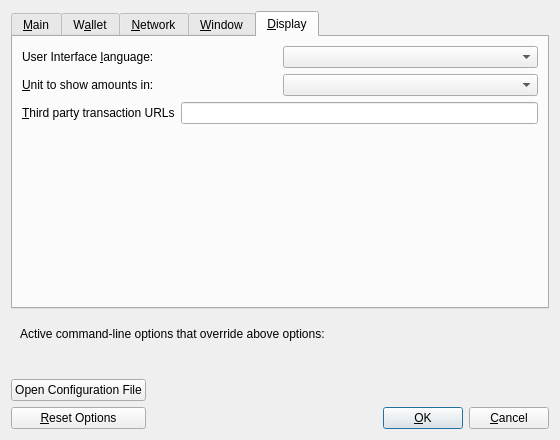
<?xml version="1.0" encoding="UTF-8"?>
<ui version="4.0">
 <class>OptionsDialog</class>
 <widget class="QDialog" name="OptionsDialog">
  <property name="geometry">
   <rect>
    <x>0</x>
    <y>0</y>
    <width>560</width>
    <height>440</height>
   </rect>
  </property>
  <property name="windowTitle">
   <string>Options</string>
  </property>
  <property name="modal">
   <bool>true</bool>
  </property>
  <layout class="QVBoxLayout" name="verticalLayout">
   <item>
    <widget class="QTabWidget" name="tabWidget">
     <property name="currentIndex">
      <number>4</number>
     </property>
     <widget class="QWidget" name="tabMain">
      <attribute name="title">
       <string>&amp;Main</string>
      </attribute>
      <layout class="QVBoxLayout" name="verticalLayout_Main">
       <item>
        <widget class="QCheckBox" name="suqaAtStartup">
         <property name="toolTip">
          <string>Automatically start %1 after logging in to the system.</string>
         </property>
         <property name="text">
          <string>&amp;Start %1 on system login</string>
         </property>
        </widget>
       </item>
       <item>
        <spacer name="horizontalSpacer_0_Main">
         <property name="orientation">
          <enum>Qt::Horizontal</enum>
         </property>
         <property name="sizeHint" stdset="0">
          <size>
           <width>40</width>
           <height>5</height>
          </size>
         </property>
        </spacer>
       </item>
       <item>
        <layout class="QHBoxLayout" name="horizontalLayout_Main_Prune">
         <item>
          <widget class="QCheckBox" name="prune">
           <property name="toolTip">
            <string>Disables some advanced features but all blocks will still be fully validated. Reverting this setting requires re-downloading the entire blockchain. Actual disk usage may be somewhat higher.</string>
           </property>
           <property name="text">
            <string>Prune &amp;block storage to</string>
           </property>
          </widget>
         </item>
         <item>
          <widget class="QSpinBox" name="pruneSize"/>
         </item>
         <item>
          <widget class="QLabel" name="pruneSizeUnitLabel">
           <property name="text">
            <string>GB</string>
           </property>
           <property name="textFormat">
            <enum>Qt::PlainText</enum>
           </property>
          </widget>
         </item>
         <item>
          <spacer name="horizontalSpacer_Main_Prune">
           <property name="orientation">
            <enum>Qt::Horizontal</enum>
           </property>
           <property name="sizeHint" stdset="0">
            <size>
             <width>40</width>
             <height>20</height>
            </size>
           </property>
          </spacer>
         </item>
        </layout>
       </item>
       <item>
        <widget class="QLabel" name="pruneWarning">
         <property name="text">
          <string>Reverting this setting requires re-downloading the entire blockchain.</string>
         </property>
         <property name="textFormat">
          <enum>Qt::PlainText</enum>
         </property>
        </widget>
       </item>
       <item>
        <layout class="QHBoxLayout" name="horizontalLayout_2_Main">
         <item>
          <widget class="QLabel" name="databaseCacheLabel">
           <property name="text">
            <string>Size of &amp;database cache</string>
           </property>
           <property name="textFormat">
            <enum>Qt::PlainText</enum>
           </property>
           <property name="buddy">
            <cstring>databaseCache</cstring>
           </property>
          </widget>
         </item>
         <item>
          <widget class="QSpinBox" name="databaseCache"/>
         </item>
         <item>
          <widget class="QLabel" name="databaseCacheUnitLabel">
           <property name="text">
            <string>MB</string>
           </property>
           <property name="textFormat">
            <enum>Qt::PlainText</enum>
           </property>
          </widget>
         </item>
         <item>
          <spacer name="horizontalSpacer_2_Main">
           <property name="orientation">
            <enum>Qt::Horizontal</enum>
           </property>
           <property name="sizeHint" stdset="0">
            <size>
             <width>40</width>
             <height>20</height>
            </size>
           </property>
          </spacer>
         </item>
        </layout>
       </item>
       <item>
        <layout class="QHBoxLayout" name="horizontalLayout_Main_VerifyLabel">
         <item>
          <widget class="QLabel" name="threadsScriptVerifLabel">
           <property name="text">
            <string>Number of script &amp;verification threads</string>
           </property>
           <property name="textFormat">
            <enum>Qt::PlainText</enum>
           </property>
           <property name="buddy">
            <cstring>threadsScriptVerif</cstring>
           </property>
          </widget>
         </item>
         <item>
          <widget class="QSpinBox" name="threadsScriptVerif">
           <property name="toolTip">
            <string>(0 = auto, &lt;0 = leave that many cores free)</string>
           </property>
          </widget>
         </item>
         <item>
          <spacer name="horizontalSpacer_Main_Threads">
           <property name="orientation">
            <enum>Qt::Horizontal</enum>
           </property>
           <property name="sizeHint" stdset="0">
            <size>
             <width>40</width>
             <height>20</height>
            </size>
           </property>
          </spacer>
         </item>
        </layout>
       </item>
       <item>
        <spacer name="verticalSpacer_Main">
         <property name="orientation">
          <enum>Qt::Vertical</enum>
         </property>
         <property name="sizeHint" stdset="0">
          <size>
           <width>20</width>
           <height>40</height>
          </size>
         </property>
        </spacer>
       </item>
      </layout>
     </widget>
     <widget class="QWidget" name="tabWallet">
      <attribute name="title">
       <string>W&amp;allet</string>
      </attribute>
      <layout class="QVBoxLayout" name="verticalLayout_Wallet">
       <item>
        <widget class="QGroupBox" name="groupBox">
         <property name="title">
          <string>Expert</string>
         </property>
         <layout class="QVBoxLayout" name="verticalLayout_2">
          <item>
           <widget class="QCheckBox" name="coinControlFeatures">
            <property name="toolTip">
             <string>Whether to show coin control features or not.</string>
            </property>
            <property name="text">
             <string>Enable coin &amp;control features</string>
            </property>
           </widget>
          </item>
          <item>
           <widget class="QCheckBox" name="showMasternodesTab">
            <property name="toolTip">
             <string>Show additional tab listing all your masternodes in first sub-tab&lt;br/&gt;and all masternodes on the network in second sub-tab.</string>
            </property>
            <property name="text">
             <string>Show Masternodes Tab</string>
            </property>
           </widget>
          </item>
          <item>
           <widget class="QCheckBox" name="showAdvancedPSUI">
            <property name="toolTip">
             <string>Show additional information and buttons for PrivateSend on overview screen.</string>
            </property>
            <property name="text">
             <string>Enable advanced PrivateSend interface</string>
            </property>
           </widget>
          </item>
          <item>
           <widget class="QCheckBox" name="lowKeysWarning">
            <property name="toolTip">
             <string>Show warning dialog when PrivateSend detects that wallet has very low number of keys left.</string>
            </property>
            <property name="text">
             <string>Warn if PrivateSend is running out of keys</string>
            </property>
           </widget>
          </item>
          <item>
           <widget class="QCheckBox" name="privateSendMultiSession">
            <property name="toolTip">
             <string>Whether to use experimental PrivateSend mode with multiple mixing sessions per block.&lt;br/&gt;Note: You must use this feature carefully.&lt;br/&gt;Make sure you always have recent wallet (auto)backup in a safe place!</string>
            </property>
            <property name="text">
             <string>Enable PrivateSend &amp;multi-session</string>
            </property>
           </widget>
          </item>
          <item>
           <widget class="QCheckBox" name="spendZeroConfChange">
            <property name="toolTip">
             <string>If you disable the spending of unconfirmed change, the change from a transaction cannot be used until that transaction has at least one confirmation. This also affects how your balance is computed.</string>
            </property>
            <property name="text">
             <string>&amp;Spend unconfirmed change</string>
            </property>
           </widget>
          </item>
         </layout>
        </widget>
       </item>
       <item>
        <layout class="QHBoxLayout" name="horizontalLayout_4_Wallet">
         <item>
          <widget class="QLabel" name="label">
           <property name="toolTip">
            <string>This setting determines the amount of individual masternodes that an input will be anonymized through.&lt;br/&gt;More rounds of anonymization gives a higher degree of privacy, but also costs more in fees.</string>
           </property>
           <property name="text">
            <string>PrivateSend rounds to use</string>
           </property>
          </widget>
         </item>
         <item>
          <widget class="QSpinBox" name="privateSendRounds">
           <property name="minimum">
            <number>2</number>
           </property>
           <property name="maximum">
            <number>8</number>
           </property>
           <property name="value">
            <number>4</number>
           </property>
          </widget>
         </item>
        </layout>
       </item>
       <item>
        <layout class="QHBoxLayout" name="horizontalLayout">
         <item>
          <widget class="QLabel" name="label_2">
           <property name="toolTip">
            <string>This amount acts as a threshold to turn off PrivateSend once it's reached.</string>
           </property>
           <property name="statusTip">
            <string notr="true"/>
           </property>
           <property name="whatsThis">
            <string notr="true"/>
           </property>
           <property name="accessibleName">
            <string notr="true"/>
           </property>
           <property name="accessibleDescription">
            <string notr="true"/>
           </property>
           <property name="text">
            <string>Amount of Dash to keep anonymized</string>
           </property>
          </widget>
         </item>
         <item>
          <widget class="QSpinBox" name="privateSendAmount">
           <property name="minimum">
            <number>2</number>
           </property>
           <property name="maximum">
            <number>2000</number>
           </property>
           <property name="singleStep">
            <number>10</number>
           </property>
           <property name="value">
            <number>1000</number>
           </property>
          </widget>
         </item>
        </layout>
       </item>
       <item>
        <spacer name="verticalSpacer_Wallet">
         <property name="orientation">
          <enum>Qt::Vertical</enum>
         </property>
         <property name="sizeHint" stdset="0">
          <size>
           <width>20</width>
           <height>40</height>
          </size>
         </property>
        </spacer>
       </item>
      </layout>
     </widget>
     <widget class="QWidget" name="tabNetwork">
      <attribute name="title">
       <string>&amp;Network</string>
      </attribute>
      <layout class="QVBoxLayout" name="verticalLayout_Network">
       <item>
        <widget class="QCheckBox" name="mapPortUpnp">
         <property name="toolTip">
          <string>Automatically open the SUQA client port on the router. This only works when your router supports UPnP and it is enabled.</string>
         </property>
         <property name="text">
          <string>Map port using &amp;UPnP</string>
         </property>
        </widget>
       </item>
       <item>
        <widget class="QCheckBox" name="allowIncoming">
         <property name="toolTip">
          <string>Accept connections from outside.</string>
         </property>
         <property name="text">
          <string>Allow incomin&amp;g connections</string>
         </property>
        </widget>
       </item>
       <item>
        <widget class="QCheckBox" name="connectSocks">
         <property name="toolTip">
          <string>Connect to the SUQA network through a SOCKS5 proxy.</string>
         </property>
         <property name="text">
          <string>&amp;Connect through SOCKS5 proxy (default proxy):</string>
         </property>
        </widget>
       </item>
       <item>
        <layout class="QHBoxLayout" name="horizontalLayout_1_Network">
         <item>
          <widget class="QLabel" name="proxyIpLabel">
           <property name="text">
            <string>Proxy &amp;IP:</string>
           </property>
           <property name="textFormat">
            <enum>Qt::PlainText</enum>
           </property>
           <property name="buddy">
            <cstring>proxyIp</cstring>
           </property>
          </widget>
         </item>
         <item>
          <widget class="QValidatedLineEdit" name="proxyIp">
           <property name="minimumSize">
            <size>
             <width>140</width>
             <height>0</height>
            </size>
           </property>
           <property name="maximumSize">
            <size>
             <width>140</width>
             <height>16777215</height>
            </size>
           </property>
           <property name="toolTip">
            <string>IP address of the proxy (e.g. IPv4: 127.0.0.1 / IPv6: ::1)</string>
           </property>
          </widget>
         </item>
         <item>
          <widget class="QLabel" name="proxyPortLabel">
           <property name="text">
            <string>&amp;Port:</string>
           </property>
           <property name="textFormat">
            <enum>Qt::PlainText</enum>
           </property>
           <property name="buddy">
            <cstring>proxyPort</cstring>
           </property>
          </widget>
         </item>
         <item>
          <widget class="QLineEdit" name="proxyPort">
           <property name="minimumSize">
            <size>
             <width>55</width>
             <height>0</height>
            </size>
           </property>
           <property name="maximumSize">
            <size>
             <width>55</width>
             <height>16777215</height>
            </size>
           </property>
           <property name="toolTip">
            <string>Port of the proxy (e.g. 9050)</string>
           </property>
          </widget>
         </item>
         <item>
          <spacer name="horizontalSpacer_1_Network">
           <property name="orientation">
            <enum>Qt::Horizontal</enum>
           </property>
           <property name="sizeHint" stdset="0">
            <size>
             <width>40</width>
             <height>20</height>
            </size>
           </property>
          </spacer>
         </item>
        </layout>
       </item>
       <item>
        <layout class="QHBoxLayout" name="horizontalLayout_2_Network">
         <item>
          <widget class="QLabel" name="proxyActiveNets">
           <property name="text">
            <string>Used for reaching peers via:</string>
           </property>
           <property name="textFormat">
            <enum>Qt::PlainText</enum>
           </property>
          </widget>
         </item>
         <item>
          <widget class="QCheckBox" name="proxyReachIPv4">
           <property name="enabled">
            <bool>false</bool>
           </property>
           <property name="toolTip">
            <string>Shows if the supplied default SOCKS5 proxy is used to reach peers via this network type.</string>
           </property>
           <property name="text">
            <string/>
           </property>
          </widget>
         </item>
         <item>
          <widget class="QLabel" name="proxyReachIPv4Label">
           <property name="text">
            <string>IPv4</string>
           </property>
           <property name="textFormat">
            <enum>Qt::PlainText</enum>
           </property>
          </widget>
         </item>
         <item>
          <widget class="QCheckBox" name="proxyReachIPv6">
           <property name="enabled">
            <bool>false</bool>
           </property>
           <property name="toolTip">
            <string>Shows if the supplied default SOCKS5 proxy is used to reach peers via this network type.</string>
           </property>
           <property name="text">
            <string/>
           </property>
          </widget>
         </item>
         <item>
          <widget class="QLabel" name="proxyReachIPv6Label">
           <property name="text">
            <string>IPv6</string>
           </property>
           <property name="textFormat">
            <enum>Qt::PlainText</enum>
           </property>
          </widget>
         </item>
         <item>
          <widget class="QCheckBox" name="proxyReachTor">
           <property name="enabled">
            <bool>false</bool>
           </property>
           <property name="toolTip">
            <string>Shows if the supplied default SOCKS5 proxy is used to reach peers via this network type.</string>
           </property>
           <property name="text">
            <string/>
           </property>
          </widget>
         </item>
         <item>
          <widget class="QLabel" name="proxyReachTorLabel">
           <property name="text">
            <string>Tor</string>
           </property>
           <property name="textFormat">
            <enum>Qt::PlainText</enum>
           </property>
          </widget>
         </item>
         <item>
          <spacer name="horizontalSpacer_2_Network">
           <property name="orientation">
            <enum>Qt::Horizontal</enum>
           </property>
           <property name="sizeHint" stdset="0">
            <size>
             <width>40</width>
             <height>20</height>
            </size>
           </property>
          </spacer>
         </item>
        </layout>
       </item>
       <item>
        <widget class="QCheckBox" name="connectSocksTor">
         <property name="toolTip">
          <string>Connect to the SUQA network through a separate SOCKS5 proxy for Tor hidden services.</string>
         </property>
         <property name="text">
          <string>Use separate SOCKS&amp;5 proxy to reach peers via Tor hidden services:</string>
         </property>
        </widget>
       </item>
       <item>
        <layout class="QHBoxLayout" name="horizontalLayout_3_Network">
         <item>
          <widget class="QLabel" name="proxyIpTorLabel">
           <property name="text">
            <string>Proxy &amp;IP:</string>
           </property>
           <property name="textFormat">
            <enum>Qt::PlainText</enum>
           </property>
           <property name="buddy">
            <cstring>proxyIpTor</cstring>
           </property>
          </widget>
         </item>
         <item>
          <widget class="QValidatedLineEdit" name="proxyIpTor">
           <property name="minimumSize">
            <size>
             <width>140</width>
             <height>0</height>
            </size>
           </property>
           <property name="maximumSize">
            <size>
             <width>140</width>
             <height>16777215</height>
            </size>
           </property>
           <property name="toolTip">
            <string>IP address of the proxy (e.g. IPv4: 127.0.0.1 / IPv6: ::1)</string>
           </property>
          </widget>
         </item>
         <item>
          <widget class="QLabel" name="proxyPortTorLabel">
           <property name="text">
            <string>&amp;Port:</string>
           </property>
           <property name="textFormat">
            <enum>Qt::PlainText</enum>
           </property>
           <property name="buddy">
            <cstring>proxyPortTor</cstring>
           </property>
          </widget>
         </item>
         <item>
          <widget class="QLineEdit" name="proxyPortTor">
           <property name="minimumSize">
            <size>
             <width>55</width>
             <height>0</height>
            </size>
           </property>
           <property name="maximumSize">
            <size>
             <width>55</width>
             <height>16777215</height>
            </size>
           </property>
           <property name="toolTip">
            <string>Port of the proxy (e.g. 9050)</string>
           </property>
          </widget>
         </item>
         <item>
          <spacer name="horizontalSpacer_4_Network">
           <property name="orientation">
            <enum>Qt::Horizontal</enum>
           </property>
           <property name="sizeHint" stdset="0">
            <size>
             <width>40</width>
             <height>20</height>
            </size>
           </property>
          </spacer>
         </item>
        </layout>
       </item>
       <item>
        <spacer name="verticalSpacer_Network">
         <property name="orientation">
          <enum>Qt::Vertical</enum>
         </property>
         <property name="sizeHint" stdset="0">
          <size>
           <width>20</width>
           <height>40</height>
          </size>
         </property>
        </spacer>
       </item>
      </layout>
     </widget>
     <widget class="QWidget" name="tabWindow">
      <attribute name="title">
       <string>&amp;Window</string>
      </attribute>
      <layout class="QVBoxLayout" name="verticalLayout_Window">
       <item>
        <widget class="QCheckBox" name="hideTrayIcon">
         <property name="toolTip">
          <string>Hide the icon from the system tray.</string>
         </property>
         <property name="text">
          <string>&amp;Hide tray icon</string>
         </property>
        </widget>
       </item>
       <item>
        <widget class="QCheckBox" name="minimizeToTray">
         <property name="toolTip">
          <string>Show only a tray icon after minimizing the window.</string>
         </property>
         <property name="text">
          <string>&amp;Minimize to the tray instead of the taskbar</string>
         </property>
        </widget>
       </item>
       <item>
        <widget class="QCheckBox" name="minimizeOnClose">
         <property name="toolTip">
          <string>Minimize instead of exit the application when the window is closed. When this option is enabled, the application will be closed only after selecting Exit in the menu.</string>
         </property>
         <property name="text">
          <string>M&amp;inimize on close</string>
         </property>
        </widget>
       </item>
       <item>
        <spacer name="verticalSpacer_Window">
         <property name="orientation">
          <enum>Qt::Vertical</enum>
         </property>
         <property name="sizeHint" stdset="0">
          <size>
           <width>20</width>
           <height>40</height>
          </size>
         </property>
        </spacer>
       </item>
      </layout>
     </widget>
     <widget class="QWidget" name="tabDisplay">
      <attribute name="title">
       <string>&amp;Display</string>
      </attribute>
      <layout class="QVBoxLayout" name="verticalLayout_Display">
       <item>
        <layout class="QHBoxLayout" name="horizontalLayout_1_Display">
         <item>
          <widget class="QLabel" name="langLabel">
           <property name="text">
            <string>User Interface &amp;language:</string>
           </property>
           <property name="textFormat">
            <enum>Qt::PlainText</enum>
           </property>
           <property name="buddy">
            <cstring>lang</cstring>
           </property>
          </widget>
         </item>
         <item>
          <widget class="QValueComboBox" name="lang">
           <property name="toolTip">
            <string>The user interface language can be set here. This setting will take effect after restarting %1.</string>
           </property>
          </widget>
         </item>
        </layout>
       </item>
       <item>
        <layout class="QHBoxLayout" name="horizontalLayout_2_Display">
         <item>
          <widget class="QLabel" name="unitLabel">
           <property name="text">
            <string>&amp;Unit to show amounts in:</string>
           </property>
           <property name="textFormat">
            <enum>Qt::PlainText</enum>
           </property>
           <property name="buddy">
            <cstring>unit</cstring>
           </property>
          </widget>
         </item>
         <item>
          <widget class="QValueComboBox" name="unit">
           <property name="toolTip">
            <string>Choose the default subdivision unit to show in the interface and when sending coins.</string>
           </property>
          </widget>
         </item>
        </layout>
       </item>
       <item>
        <layout class="QHBoxLayout" name="horizontalLayout_3_Display">
         <item>
          <widget class="QLabel" name="thirdPartyTxUrlsLabel">
           <property name="toolTip">
            <string>Third party URLs (e.g. a block explorer) that appear in the transactions tab as context menu items. %s in the URL is replaced by transaction hash. Multiple URLs are separated by vertical bar |.</string>
           </property>
           <property name="text">
            <string>&amp;Third party transaction URLs</string>
           </property>
           <property name="buddy">
            <cstring>thirdPartyTxUrls</cstring>
           </property>
          </widget>
         </item>
         <item>
          <widget class="QLineEdit" name="thirdPartyTxUrls">
           <property name="toolTip">
            <string>Third party URLs (e.g. a block explorer) that appear in the transactions tab as context menu items. %s in the URL is replaced by transaction hash. Multiple URLs are separated by vertical bar |.</string>
           </property>
          </widget>
         </item>
        </layout>
       </item>
       <item>
        <spacer name="verticalSpacer_Display">
         <property name="orientation">
          <enum>Qt::Vertical</enum>
         </property>
         <property name="sizeHint" stdset="0">
          <size>
           <width>20</width>
           <height>40</height>
          </size>
         </property>
        </spacer>
       </item>
      </layout>
     </widget>
    </widget>
   </item>
   <item>
    <widget class="QFrame" name="frame">
     <layout class="QVBoxLayout" name="verticalLayout_Bottom">
      <item>
       <layout class="QHBoxLayout" name="horizontalLayout_Bottom">
        <item>
         <widget class="QLabel" name="overriddenByCommandLineInfoLabel">
          <property name="text">
           <string>Active command-line options that override above options:</string>
          </property>
          <property name="textFormat">
           <enum>Qt::PlainText</enum>
          </property>
         </widget>
        </item>
        <item>
         <spacer name="horizontalSpacer_Bottom">
          <property name="orientation">
           <enum>Qt::Horizontal</enum>
          </property>
          <property name="sizeHint" stdset="0">
           <size>
            <width>40</width>
            <height>20</height>
           </size>
          </property>
         </spacer>
        </item>
       </layout>
      </item>
      <item>
       <widget class="QLabel" name="overriddenByCommandLineLabel">
        <property name="text">
         <string/>
        </property>
        <property name="textFormat">
         <enum>Qt::PlainText</enum>
        </property>
        <property name="wordWrap">
         <bool>true</bool>
        </property>
       </widget>
      </item>
     </layout>
    </widget>
   </item>
   <item>
    <layout class="QHBoxLayout" name="horizontalLayout_Buttons">
     <item>
      <layout class="QVBoxLayout" name="verticalLayout_Buttons">
       <item>
        <widget class="QPushButton" name="openSUQAConfButton">
         <property name="toolTip">
          <string>Open the %1 configuration file from the working directory.</string>
         </property>
         <property name="text">
          <string>Open Configuration File</string>
         </property>
         <property name="autoDefault">
          <bool>false</bool>
         </property>
        </widget>
       </item>
       <item>
        <widget class="QPushButton" name="resetButton">
         <property name="toolTip">
          <string>Reset all client options to default.</string>
         </property>
         <property name="text">
          <string>&amp;Reset Options</string>
         </property>
         <property name="autoDefault">
          <bool>false</bool>
         </property>
        </widget>
       </item>
      </layout>
     </item>
     <item>
      <spacer name="horizontalSpacer_1">
       <property name="orientation">
        <enum>Qt::Horizontal</enum>
       </property>
       <property name="sizeHint" stdset="0">
        <size>
         <width>40</width>
         <height>48</height>
        </size>
       </property>
      </spacer>
     </item>
     <item>
      <widget class="QLabel" name="statusLabel">
       <property name="minimumSize">
        <size>
         <width>200</width>
         <height>0</height>
        </size>
       </property>
       <property name="font">
        <font>
         <weight>75</weight>
         <bold>true</bold>
        </font>
       </property>
       <property name="text">
        <string/>
       </property>
       <property name="textFormat">
        <enum>Qt::PlainText</enum>
       </property>
       <property name="wordWrap">
        <bool>true</bool>
       </property>
      </widget>
     </item>
     <item>
      <spacer name="horizontalSpacer_2">
       <property name="orientation">
        <enum>Qt::Horizontal</enum>
       </property>
       <property name="sizeHint" stdset="0">
        <size>
         <width>40</width>
         <height>48</height>
        </size>
       </property>
      </spacer>
     </item>
     <item>
      <layout class="QVBoxLayout" name="verticalLayout_4">
       <item>
        <spacer name="verticalSpacer">
         <property name="orientation">
          <enum>Qt::Vertical</enum>
         </property>
         <property name="sizeHint" stdset="0">
          <size>
           <width>20</width>
           <height>40</height>
          </size>
         </property>
        </spacer>
       </item>
       <item>
        <layout class="QHBoxLayout" name="horizontalLayout">
         <item>
          <widget class="QPushButton" name="okButton">
           <property name="text">
            <string>&amp;OK</string>
           </property>
           <property name="autoDefault">
            <bool>false</bool>
           </property>
           <property name="default">
            <bool>true</bool>
           </property>
          </widget>
         </item>
         <item>
          <widget class="QPushButton" name="cancelButton">
           <property name="text">
            <string>&amp;Cancel</string>
           </property>
           <property name="autoDefault">
            <bool>false</bool>
           </property>
          </widget>
         </item>
        </layout>
       </item>
      </layout>
     </item>
    </layout>
   </item>
  </layout>
 </widget>
 <customwidgets>
  <customwidget>
   <class>QValidatedLineEdit</class>
   <extends>QLineEdit</extends>
   <header>qt/qvalidatedlineedit.h</header>
  </customwidget>
  <customwidget>
   <class>QValueComboBox</class>
   <extends>QComboBox</extends>
   <header>qt/qvaluecombobox.h</header>
  </customwidget>
 </customwidgets>
 <resources/>
 <connections/>
</ui>
